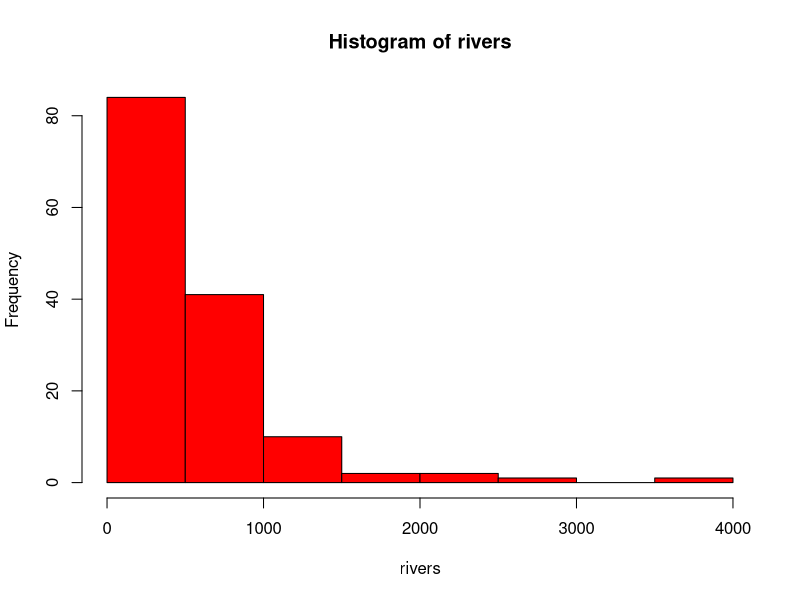
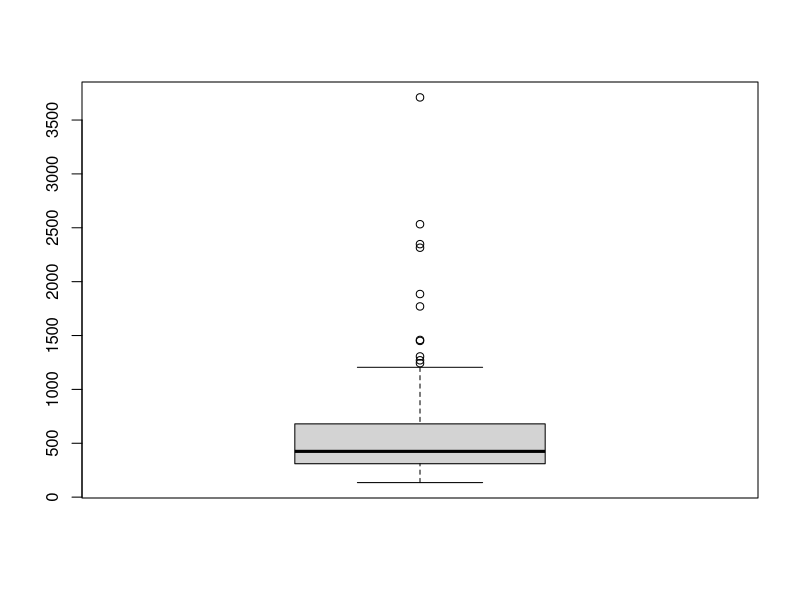
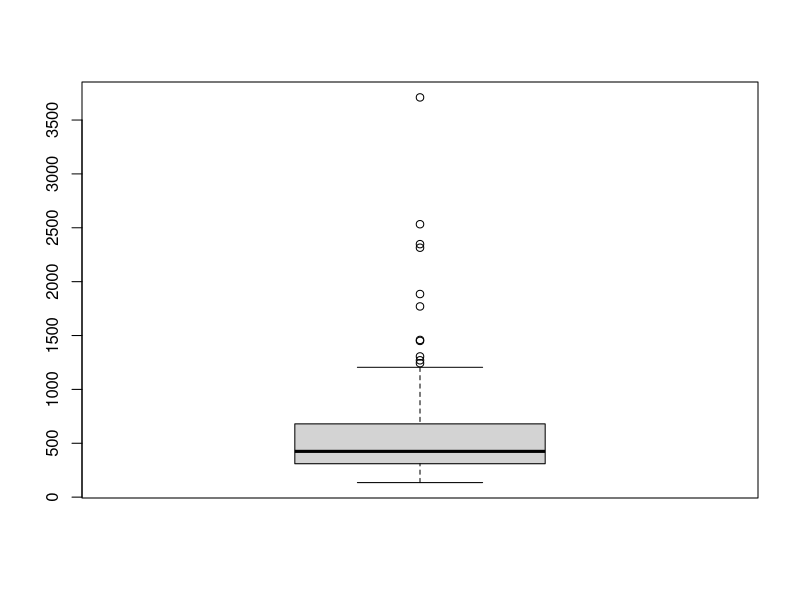
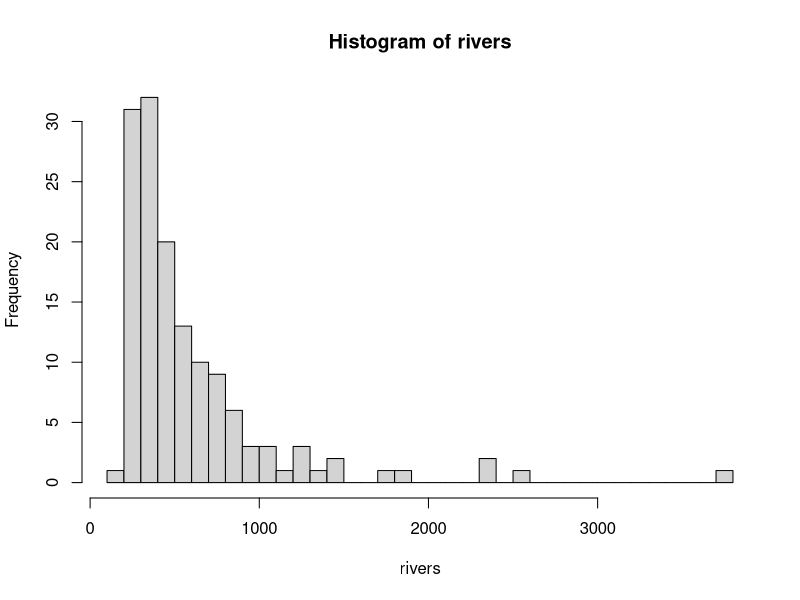
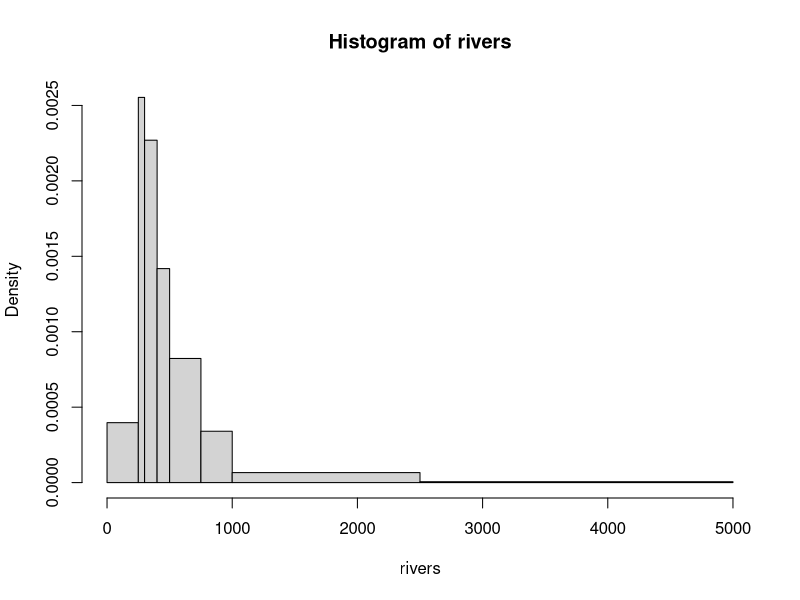
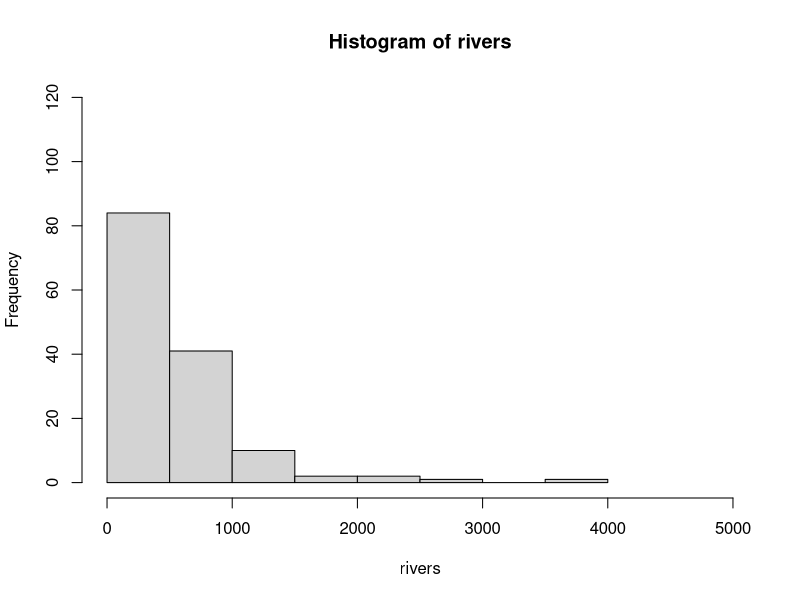
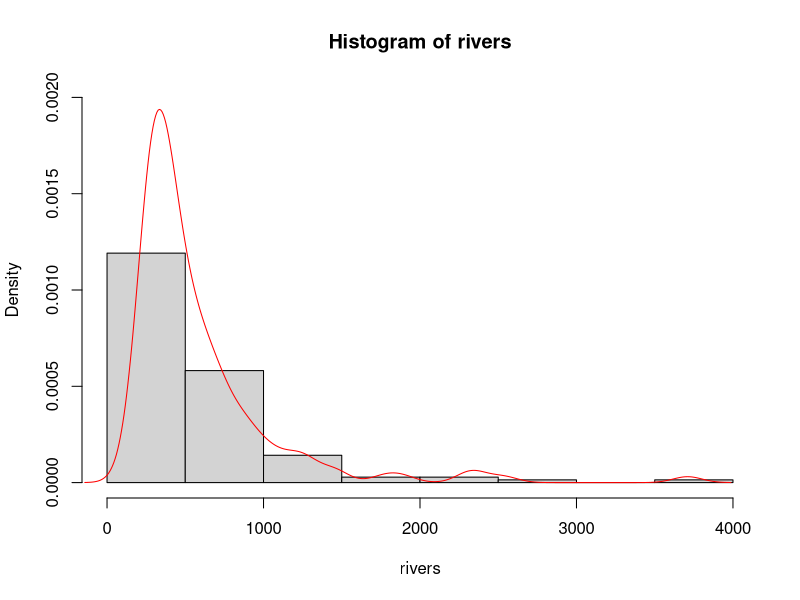
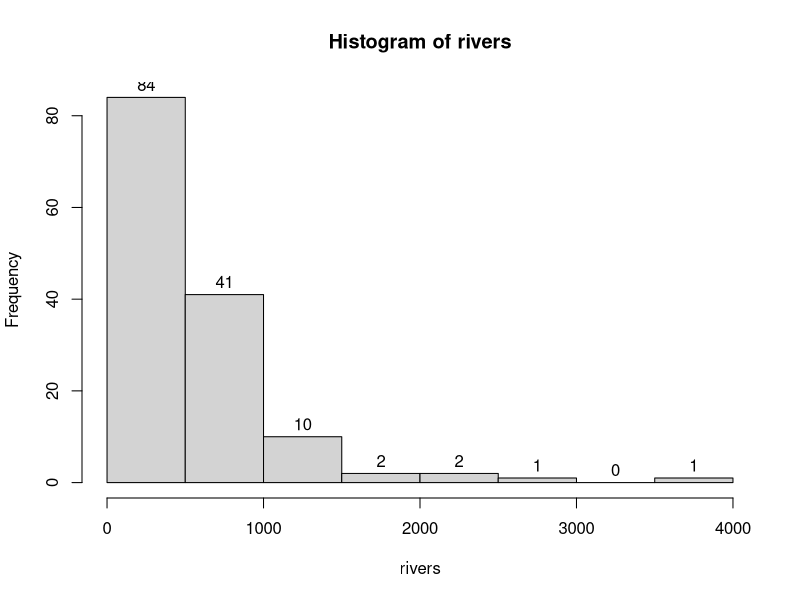

Source code (R) for these figures, in order:

help("rivers")
hist(rivers,        # Change color of histogram
     col = "red")

boxplot(rivers)


boxplot(rivers)

hist(rivers,      # Change number of histogram breaks
     breaks = 50)
hist(rivers,  # Specify fixed breaks with different width
     breaks = c(0, 250, 300, 400, 500, 750, 1000, 2500, 5000))

# It is also possible to modify the width and height 
#of the Y- and X-axes 
#of our histogram by specifying the xlim and ylim options.

hist(rivers,        # Change axis limits of histogram
     xlim = c(0, 5000),
     ylim = c(0, 120))
# Example 7: Histogram with Overlaid Density Line
hist(rivers,                                                # Draw histogram with probability
     ylim = c(0, 0.002),
     prob = TRUE)
lines(density(rivers), col = "red")  

#Example 8: Histogram with Values on Top of Bars
hist_values <- hist(rivers)   # Store values of histogram
hist_values     # Print values to RStudio console
text(hist_values$mids,                                      # Add values of histogram on top of bars
     hist_values$counts,
     labels = hist_values$counts,
     adj = c(0.5, - 0.5))
hist_values = hist(mtcars$mpg)
hist_values
text(hist_values$mids,                                      # Add values of histogram on top of bars
     hist_values$counts,
     labels = hist_values$counts,
     adj = c(0.5, - 0.5))
